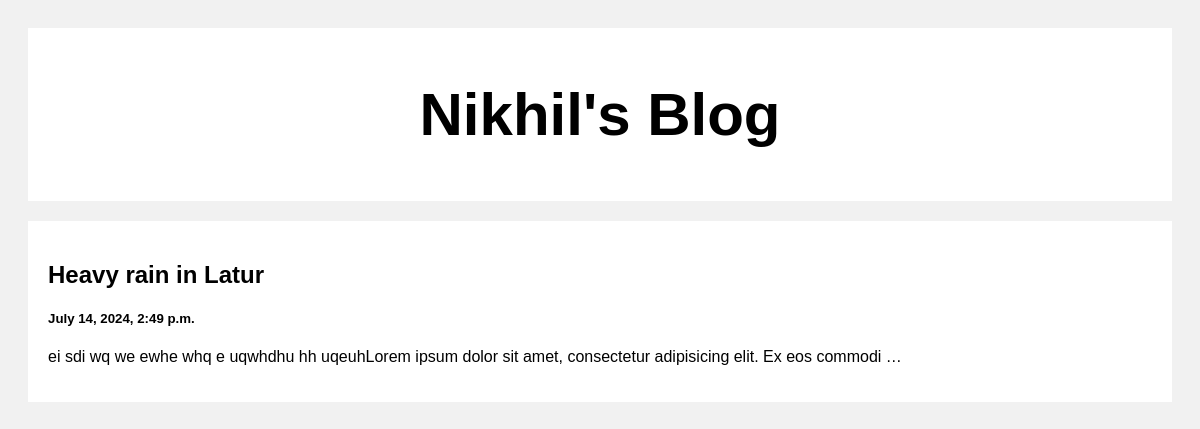
The page / on the database its author committed.
### posts/models.py (models this page shows)
class posts(models.Model):
    title = models.CharField(max_length=100)
    created_at = models.DateTimeField(default=datetime.now, blank=True)
    desc = models.CharField(max_length=700)

### posts/views.py (the view)
# urls.py: path('', views.index, name='index'),
def index(request):
    post = posts.objects.all()
    return render(request, 'index.html', {'post':post})

### templates/index.html (shortened to what this page needs)
<!DOCTYPE html>
<html>
<head>
</head>
<body>
<div class="header">
  <h2>Nikhil's Blog</h2>
</div>
<div class="row">
  <div class="leftcolumn">
    {% for post in post reversed %}
    <div class="card">
      <a style="text-decoration: none; color: black;" href="/post/{{post.id}}">
        <h2>{{post.title}}</h2>
        <h5>{{post.created_at}}</h5>
        <p>{{post.desc|truncatewords:20}}</p>
      </a>
    </div>
    {% endfor %}
  </div>
</div>
</body>
</html>

### templates/index.html (style rules this page uses)
* { box-sizing: border-box; }
body { font-family: Arial; padding: 20px; background: #f1f1f1; }
.header { padding: 2px; font-size: 40px; text-align: center; background: white; }
.leftcolumn { float: left; width: 100%; }
.card { background-color: white; padding: 20px; margin-top: 20px; }
.row:after { content: ""; display: table; clear: both; }

### rows shown on the page
posts: title "Heavy rain in Latur", created_at "July 14, 2024, 2:49 p.m.", desc "ei sdi wq we ewhe whq e uqwhdhu hh uqeuhLorem ipsum dolor sit amet, consectetur adipisicing elit. Ex eos commodi …"
